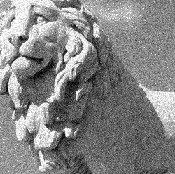
#> input picture Cross_correlation/a1.png, 175 x 174 px
$ python Cross_correlation.py
#> lines starting #> are read from the running program, lines starting #| are printed output that depends on the picture
import numpy as np
import cv2


img1 = np.mean(cv2.imread('a1.png'),axis=2) # image 1 read
#> img1: shape (174, 175) float64; min 0, max 255, mean 132.3
img2 = np.mean(cv2.imread('a2.png'),axis=2) # image 2 read
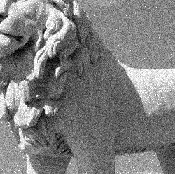
#> input picture Cross_correlation/a2.png, 175 x 174 px
#> img2: shape (174, 175) float64; min 0, max 255, mean 125

cv2.imwrite('a1_bw.png',abs(img1))
cv2.imwrite('a2_bw.png',abs(img2))

# img1 = cv2.imread('a1.png') # image 1 read
# img2 = cv2.imread('a2.png') # image 2 read

img1_ft = np.fft.fft2(img1) # image 1 fft
img2_ft = np.fft.fft2(img2) # image 2 fft
img2_ft_conj = np.conj(img2_ft) # image 2 fft conjugate
print(np.shape(img1_ft)[1])
#| 175
print(np.shape(img2_ft_conj))
#| (174, 175)
cv2.imwrite('a1_tf.png',np.angle(img1_ft))
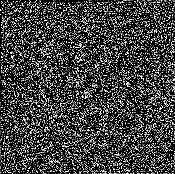
#> saved as a1_tf.png: shape (174, 175); min 0, max 3, mean 0.784; drawn with min black and max white
cv2.imwrite('a2_tf.png',np.angle(img2_ft))
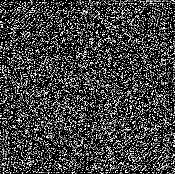
#> saved as a2_tf.png: shape (174, 175); min 0, max 3, mean 0.772; drawn with min black and max white

out_freq = img1_ft*img2_ft_conj/np.abs(img1_ft*img2_ft_conj)
out = np.fft.ifft2(out_freq)

print(abs(out))
#> (printed output is left out)
out_freq_im = (np.angle(out_freq)-np.min(np.angle(out_freq))/(np.max(np.angle(out_freq))-np.min(np.angle(out_freq))))*255
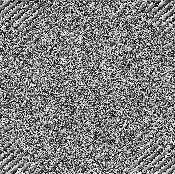
#> out_freq_im: shape (174, 175) float64; min -673.6, max 928.5, mean 127.5; drawn with min black and max white
out_im = (np.abs(out)-np.min(np.abs(out))/(np.max(np.abs(out))-np.min(np.abs(out))))*1000
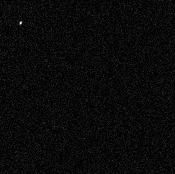
#> out_im: shape (174, 175) float64; min -0.000686, max 108.9, mean 4.5; drawn with min black and max white

cv2.imwrite('out_freq.png',out_freq_im)
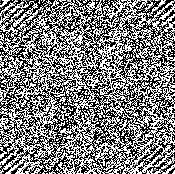
#> saved as out_freq.png: shape (174, 175); min 0, max 255, mean 127.5
cv2.imwrite('out.png',out_im)
